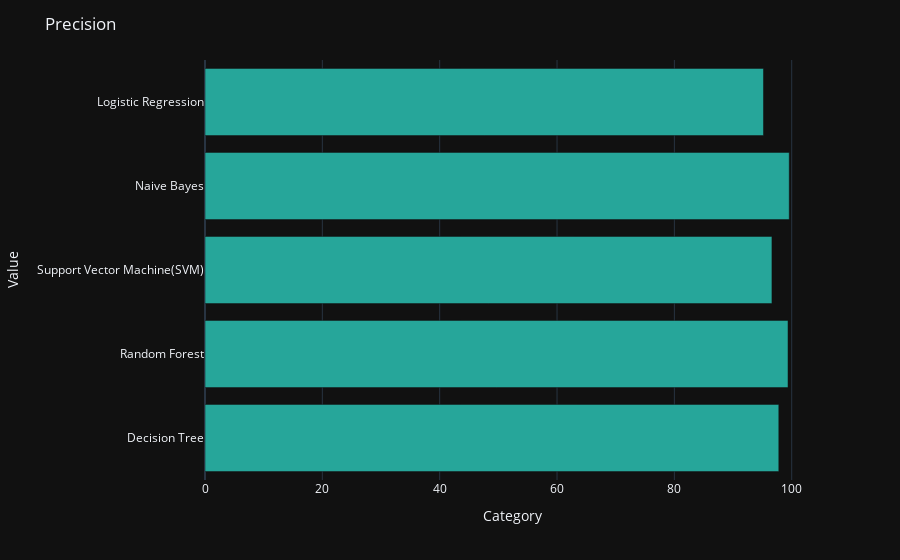

Notebook source saved alongside this figure:
### Code cell
fig = px.bar(metr, x='Precision', y='Model',orientation='h',color_discrete_sequence=['#26a69a'])

# Set the plot title and axis labels
fig.update_layout(
    title='Precision',
    xaxis_title='Category',
    yaxis_title='Value',
)

# Set the plot theme
fig.update_layout(
    template='plotly_dark',
)

# Show the plot
fig.show()

### Figure 1 — Plotly figure (JSON) as saved in the notebook; plotly's stock layout.template omitted (floating-point values rounded to 4 significant figures)
{"data": [{"alignmentgroup": "True", "hovertemplate": "Precision=%{x}<br>Model=%{y}<extra></extra>", "legendgroup": "", "marker": {"color": "#26a69a", "pattern": {"shape": ""}}, "name": "", "offsetgroup": "", "orientation": "h", "showlegend": false, "textposition": "auto", "type": "bar", "x": [97.8, 99.37, 96.63, 99.58, 95.19], "xaxis": "x", "y": ["Decision Tree", "Random Forest", "Support Vector Machine(SVM)", "Naive Bayes", "Logistic Regression"], "yaxis": "y"}], "layout": {"barmode": "relative", "legend": {"tracegroupgap": 0}, "margin": {"t": 60}, "title": {"text": "Precision"}, "xaxis": {"anchor": "y", "domain": [0, 1], "title": {"text": "Category"}}, "yaxis": {"anchor": "x", "domain": [0, 1], "title": {"text": "Value"}}}}
